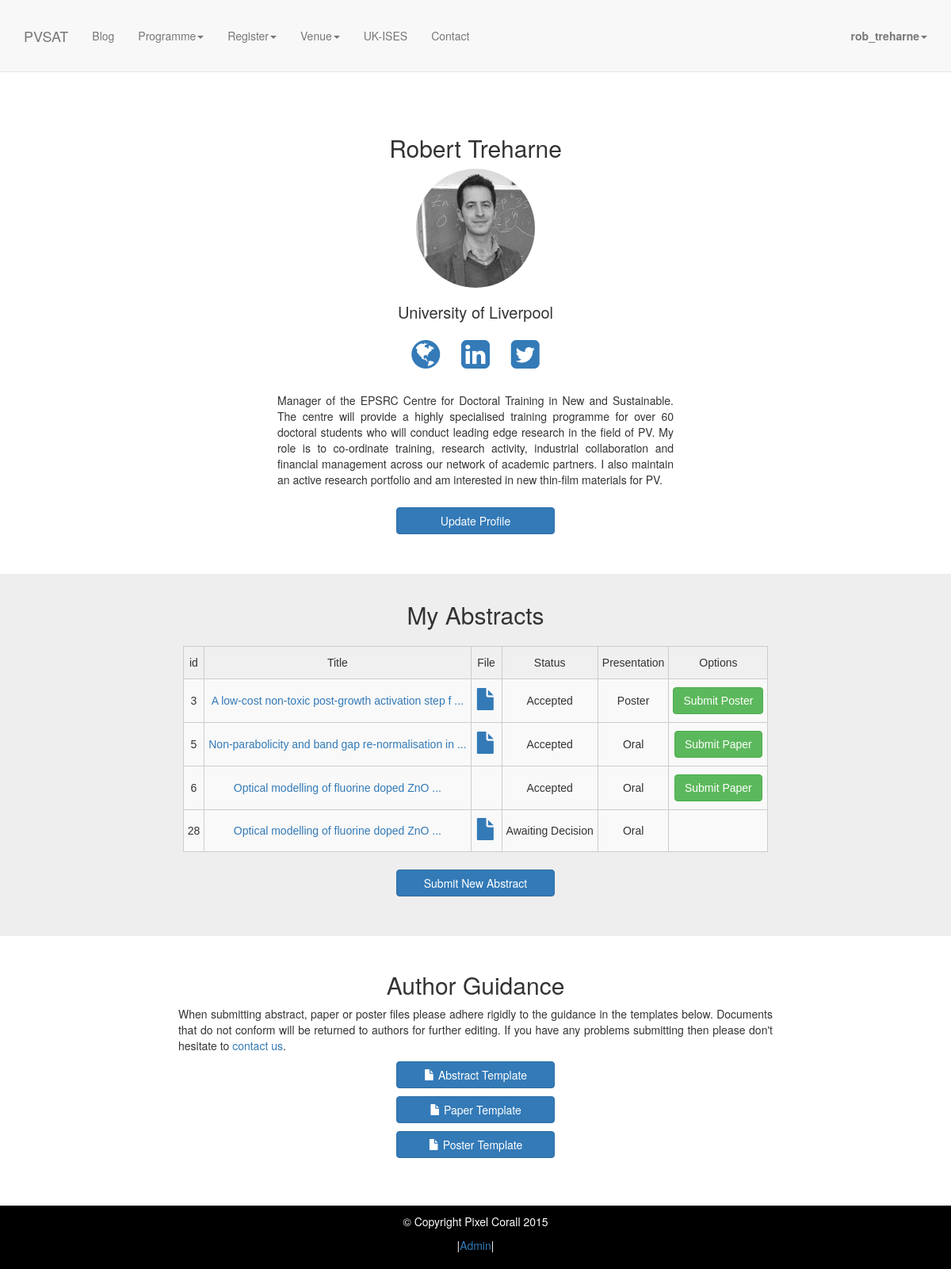
Before: /authors/dashboard/ (signed in) with the older database file.
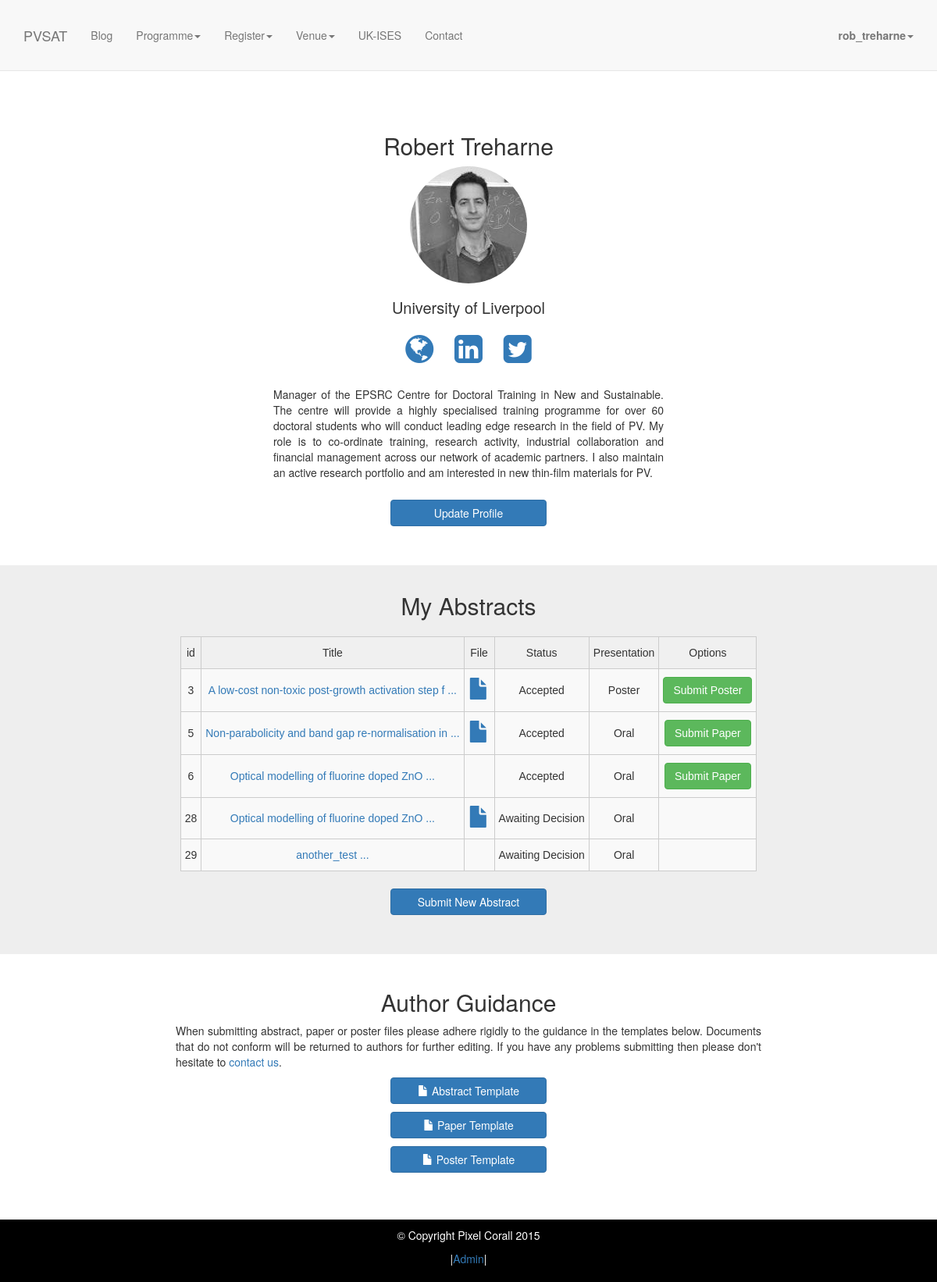
After: the same page with the newer database file.
### authors/models.py (models this page shows, shortened)
class Abstract(models.Model):
    author = models.ForeignKey(UserProfile)
    title = models.CharField(max_length=1000)
    abstract = models.TextField(max_length=5000)
    upload = models.FileField(upload_to='abstract_uploads', blank=True)
    theme = models.ManyToManyField(Theme)
    DELIVERY_CHOICE = (('Oral', 'Oral'), ('Poster', 'Poster'))
    delivery = models.CharField(max_length=6, choices=DELIVERY_CHOICE, default='Oral')
    STATUS = (('Awaiting Decision', 'Awaiting decision'), ('Accepted', 'Accept'), ('Rejected', 'Reject') )
    status = models.CharField(max_length=25, choices=STATUS, default='Awaiting Decision')
    date = models.DateTimeField(default=timezone.datetime.today())

### authors/views.py (the view)
@login_required
def dashboard(request):
    user = request.user
    profile = UserProfile.objects.get(user_id=user.id)
    abstracts = Abstract.objects.filter(author=profile)
    return render(request, 'dashboard.html', {'user':user, 'profile': profile, 'abstracts': abstracts})

### authors/templates/dashboard.html
{% extends 'base.html' %}
{% load thumbnail %}
{% block content %}
    <section id="register" class="dashboard-profile-section">
        <div class="container">
            <div class="row">
                <div class="col-lg-12">
					<h2>{{user.first_name}} {{user.last_name}}</h2>
					{% thumbnail profile.picture "150x150" crop="center" as im %}
					<img class="profile-pic-lg" src="{{im.url}}" name="{{user.first_name}} {{user.last_name}}">
					{% endthumbnail %}
					<h3>{{profile.affiliation}}</h3>
					<p>
						{% if profile.url %}
						<a href="{{profile.url}}" target="_blank"><i class="fa fa-globe fa-3x"></i></a>
						{% endif %}
						{% if profile.linkedin %}
						<a href="{{profile.linkedin}}" target="_blank"><i class="fa fa-linkedin-square fa-3x"></i></a>
						{% endif %}
						{% if profile.twitter %}
						<a href="{{profile.twitter}}" target="_blank"><i class="fa fa-twitter-square fa-3x"></i></a>
						{% endif %}
					</p>
					{% if profile.bio %}
					<p class="bio">{{profile.bio}}</p>
					{% endif %}
					<div class="col-lg-12 center">
						<a class="btn btn-primary page-scroll" href="{% url 'update_profile' %}">Update Profile</a>
					</div>
				</div>
			</div>
		</div>
	</section>
    <section id="abstracts" class="dashboard-abstract-section">
        <div class="container">
            <div class="row">
                <div class="col-lg-12">
					<h2>My Abstracts</h2>
					{% if abstracts %}
						<table class="tg">
						  <tr>
							<th class="tg-031e">id</th>
							<th class="tg-031e">Title</th>
							<th class="tg-031e">File</th>
							<th class="tg-031e">Status</th>
							<th class="tg-031e">Presentation</th>
							<th class="tg-031e">Options</th>
						  </tr>
						{% for abstract in abstracts %}
						  <tr>
							  <td class="tg-4eph">{{abstract.id}}</td>
							  <td class="tg-4eph"><a href="/programme/abstracts/{{abstract.id}}">{{abstract.title|slice:":50"}} ...</a></td>
							  <td class="tg-4eph">
								  {% if abstract.upload %}
								  <a href="/media/{{abstract.upload}}" target="_blank" >
									  <span class="glyphicon glyphicon-file"></span>
								  </a>
								  {% endif %}
							  </td>
							  <td class="tg-4eph">{{abstract.status}}</td>
							  <td class="tg-4eph">{{abstract.delivery}}</td>
							  <td class="tg-4eph">
								  {% if abstract.status == 'Accepted' %}
								      {% if abstract.delivery == 'Oral' %}
									  <a class="btn btn-success page-scroll" href="#">Submit Paper</a>
									  {% else %}
										  <a class="btn btn-success page-scroll" href="#">Submit Poster</a>
								      {% endif %}
								  {% endif %}
							  </td>
						  </tr>
						{% endfor %}
						</table>
					{% else %}
					    <p>No abstracts submitted<p>
				    {% endif %}
					<div class="col-lg-12 center">
						<a class="btn btn-primary page-scroll" href="{% url 'submit_abstract' %}">Submit New Abstract</a>
					</div>
                </div>
            </div>
		</div>
    </section>
    <section id="register" class="white-section">
        <div class="container">
            <div class="row center">
                <div class="col-lg-8 col-sm-offset-2">
					<h2 class="center">Author Guidance</h2>
					<p class="justify">When submitting abstract, paper or poster files please adhere rigidly to the guidance in the templates below. Documents that do not conform will be returned to authors for further editing. If you have any problems submitting then please don't hesitate to <a href="/contact/">contact us</a>.</p>
					<p>
					<a type="button" class="btn btn-primary" href="/media/forms/abstract_template.docx">
						<span class="glyphicon glyphicon-file"></span> Abstract Template</span>
					</a>
		            </p>
					<p>
					<a type="button" class="btn btn-primary" href="/media/forms/paper_template.docx">
						<span class="glyphicon glyphicon-file"></span> Paper Template</span>
					</a>
					<p>
					<a type="button" class="btn btn-primary" href="/media/forms/poster_template.pptx">
						<span class="glyphicon glyphicon-file"></span> Poster Template</span>
					</a>
					</p>
				</div>
			</div>
		</div>
	</section>
{% endblock %}

Changed rows visible on the page:
added Abstract: id "29", title "another_test", status "Awaiting Decision", delivery "Oral"
